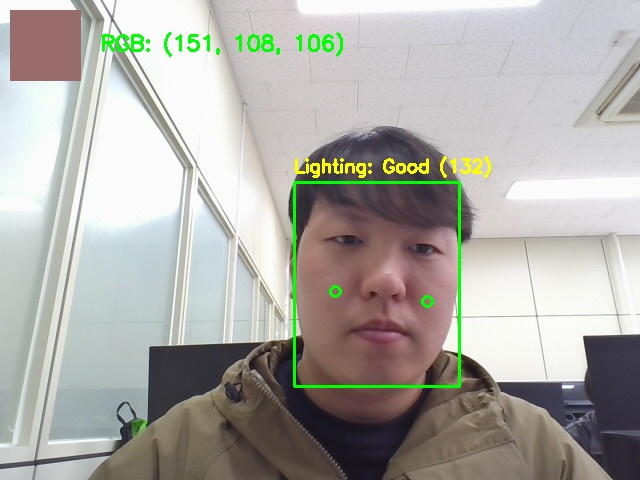
#> input picture Colorlog/ColorLog_Engine/analysis/saves/skin_tone_20260331_132713.jpg, 640 x 480 px
$ python -i lighting.py   (imports and definitions only)
#> lines starting #> are read from the running program, lines starting #| are printed output that depends on the picture
import cv2
import numpy as np


# [42 lines left out: function analyze_lighting, not called in this run]


def _srgb_to_linear(img_rgb_u8):
    x = img_rgb_u8.astype(np.float32) / 255.0
    return np.where(x <= 0.04045, x / 12.92, ((x + 0.055) / 1.055) ** 2.4)


def _linear_to_srgb(img_rgb_linear):
    x = np.clip(img_rgb_linear, 0.0, 1.0)
    s = np.where(x <= 0.0031308, 12.92 * x, 1.055 * (x ** (1.0 / 2.4)) - 0.055)
    return (np.clip(s, 0.0, 1.0) * 255.0).astype(np.uint8)


def _robust_channel_mean(rgb_linear, low_pct=2.0, high_pct=98.0):
    means = []
    for c in range(3):
        ch = rgb_linear[:, :, c].reshape(-1)
        lo, hi = np.percentile(ch, [low_pct, high_pct])
        valid = ch[(ch >= lo) & (ch <= hi)]
        means.append(float(valid.mean()) if valid.size else float(ch.mean()))
    return np.array(means, dtype=np.float32)


def _detect_overprocessed_score(frame_bgr):
    hsv = cv2.cvtColor(frame_bgr, cv2.COLOR_BGR2HSV)
    sat = hsv[:, :, 1].astype(np.float32)
    val = hsv[:, :, 2].astype(np.float32)

    high_sat_ratio = float(np.mean(sat > 220.0))
    clip_ratio = float(np.mean(val > 250.0))

    return float(np.clip(0.6 * high_sat_ratio + 0.4 * clip_ratio, 0.0, 1.0))


def apply_wb_with_blue_control(frame_bgr, prev_gain_rgb=None, ema_beta=0.8):
    """
    자연광/형광등 환경 차이를 줄이기 위한 자동 화이트밸런스 보정.
    - blue cast가 높으면 B 채널 보정을 제한해 청광 영향 완화
    - gray-world 기반 채널 게인
    - 과보정 이미지일수록 보정 강도를 자동으로 완화
    - 연속 프레임 처리 시 EMA로 게인을 스무딩
    """
    eps = 1e-6

    rgb_u8 = np.asarray(cv2.cvtColor(frame_bgr, cv2.COLOR_BGR2RGB), dtype=np.uint8)
    rgb_linear = _srgb_to_linear(rgb_u8)

    means = _robust_channel_mean(rgb_linear)  # R, G, B
    rm, gm, bm = float(means[0]), float(means[1]), float(means[2])

    blue_cast = bm / (((rm + gm) * 0.5) + eps)
    overprocessed_score = _detect_overprocessed_score(frame_bgr)

    base_alpha = 0.65
    alpha = base_alpha * (1.0 - 0.6 * overprocessed_score)

    target = float(np.mean(means))
    g_r = target / (rm + eps)
    g_g = target / (gm + eps)
    g_b = target / (bm + eps)

    blue_reduce = float(np.clip((blue_cast - 1.03) * 0.45, 0.0, 0.12))
    if blue_cast > 1.03:
        g_b = min(g_b, 1.0 - blue_reduce)

    gain_rgb = np.array(
        [
            (1.0 - alpha) + alpha * g_r,
            (1.0 - alpha) + alpha * g_g,
            (1.0 - alpha) + alpha * g_b,
        ],
        dtype=np.float32,
    )
    gain_rgb = np.clip(gain_rgb, 0.85, 1.18)

    if prev_gain_rgb is not None:
        prev_gain_rgb = np.asarray(prev_gain_rgb, dtype=np.float32)
        if prev_gain_rgb.shape == (3,):
            gain_rgb = ema_beta * prev_gain_rgb + (1.0 - ema_beta) * gain_rgb

    corrected_linear = rgb_linear * gain_rgb[None, None, :]
    out_rgb_u8 = _linear_to_srgb(corrected_linear)
    corrected_bgr = cv2.cvtColor(out_rgb_u8, cv2.COLOR_RGB2BGR)

    debug = {
        "blue_cast": float(blue_cast),
        "overprocessed_score": float(overprocessed_score),
        "alpha": float(alpha),
        "gain_rgb": [float(gain_rgb[0]), float(gain_rgb[1]), float(gain_rgb[2])],
    }
    return corrected_bgr, debug

# [9 lines left out: function rgb_to_lab, not called in this run]

>>> import cv2
>>> picture = cv2.imread('saves/skin_tone_20260331_132713.jpg')
#> picture is the input picture: shape (480, 640, 3); mean B, G, R 166.7, 172.1, 173.7
>>> result = apply_wb_with_blue_control(picture)
#> in _srgb_to_linear, `return np.where(x <= 0.04045, x / 12.92, ((x + 0.055) / 1.055) ** 2.4)`:
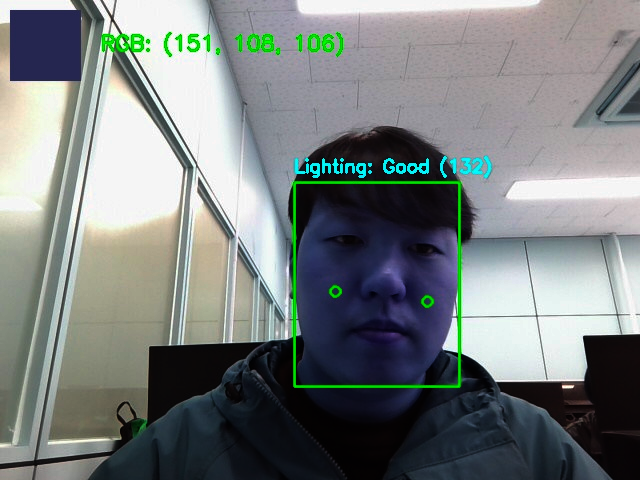
#> returned value: shape (480, 640, 3) float32; mean of channels 0, 1, 2 0.501, 0.502, 0.478; drawn as B, G, R
#> the loop in _robust_channel_mean, `for c in range(3):` made 3 passes
#> (lo, hi) on passes 1 to 3: (0.0137, 0.965), (0.0144, 0.973), (0.0152, 0.965)
#> after the loop in _robust_channel_mean, `for c in range(3):`: means = [0.504, 0.505, 0.481]
#> in apply_wb_with_blue_control, `rm, gm, bm = float(means[0]), float(means[1]), float(means[2])`: rm = 0.504; gm = 0.505; bm = 0.481
#> in apply_wb_with_blue_control, `blue_cast = bm / (((rm + gm) * 0.5) + eps)`: blue_cast = 0.953
#> in _detect_overprocessed_score, `hsv = cv2.cvtColor(frame_bgr, cv2.COLOR_BGR2HSV)`: hsv: shape (480, 640, 3); mean H, S, V 69.2, 31.1, 180.2
#> in _detect_overprocessed_score, `sat = hsv[:, :, 1].astype(np.float32)`:
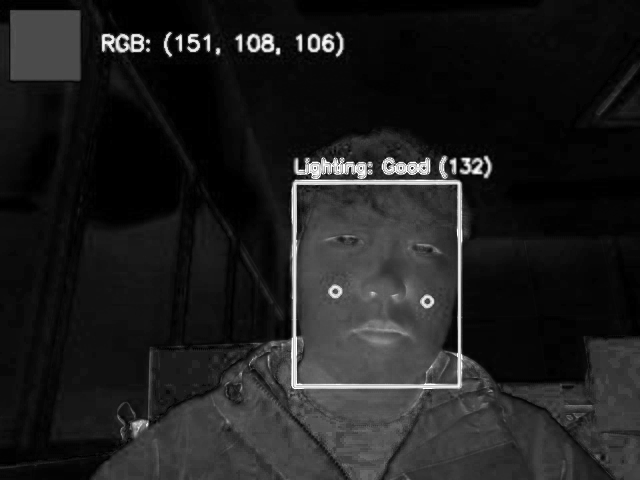
#> sat: shape (480, 640) float32; min 0, max 255, mean 31.1
#> in _detect_overprocessed_score, `val = hsv[:, :, 2].astype(np.float32)`:
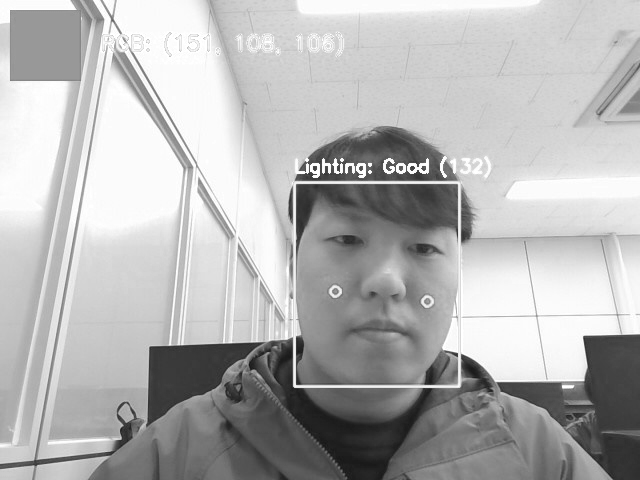
#> val: shape (480, 640) float32; min 21, max 255, mean 180.2
#> in _detect_overprocessed_score, `high_sat_ratio = float(np.mean(sat > 220.0))`: high_sat_ratio = 0.00807
#> in _detect_overprocessed_score, `clip_ratio = float(np.mean(val > 250.0))`: clip_ratio = 0.113
#> in apply_wb_with_blue_control, `overprocessed_score = _detect_overprocessed_score(frame_bgr)`: overprocessed_score = 0.0501
#> in apply_wb_with_blue_control, `alpha = base_alpha * (1.0 - 0.6 * overprocessed_score)`: alpha = 0.63
#> in apply_wb_with_blue_control, `target = float(np.mean(means))`: target = 0.496
#> in apply_wb_with_blue_control, `g_r = target / (rm + eps)`: g_r = 0.986
#> in apply_wb_with_blue_control, `g_g = target / (gm + eps)`: g_g = 0.983
#> in apply_wb_with_blue_control, `g_b = target / (bm + eps)`: g_b = 1.03
#> in apply_wb_with_blue_control, `blue_reduce = float(np.clip((blue_cast - 1.03) * 0.45, 0.0, 0.12))`: blue_reduce = 0
#> in apply_wb_with_blue_control, `gain_rgb = np.array( [ (1.0 - alpha) + alpha * g_r, (1.0 - alpha) + al..`: gain_rgb = [0.991, 0.989, 1.02]
#> in apply_wb_with_blue_control, `corrected_linear = rgb_linear * gain_rgb[None, None, :]`:
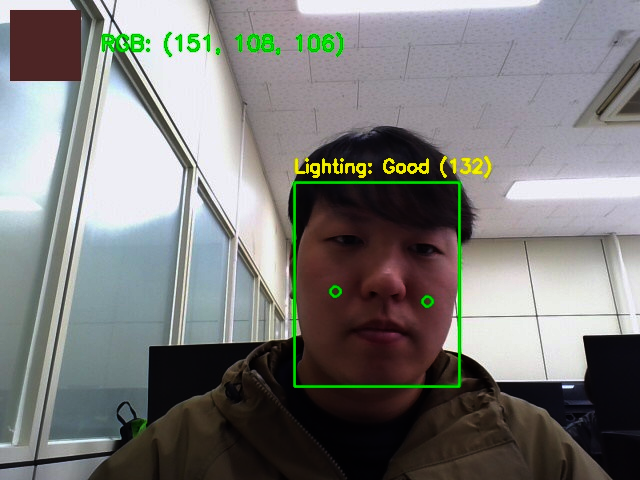
#> corrected_linear: shape (480, 640, 3) float32; mean R, G, B 0.496, 0.497, 0.488; drawn with min black and max white
#> in _linear_to_srgb, `return (np.clip(s, 0.0, 1.0) * 255.0).astype(np.uint8)`:
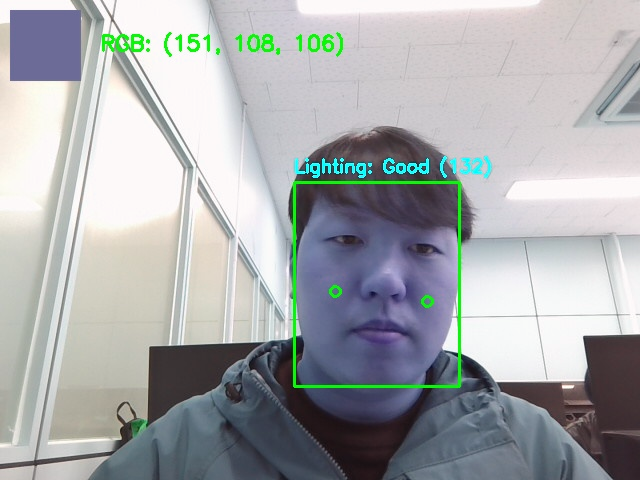
#> returned value: shape (480, 640, 3); mean of channels 0, 1, 2 172.6, 170.8, 167.7; drawn as B, G, R
#> in apply_wb_with_blue_control, `debug = { "blue_cast": float(blue_cast), "overprocessed_score": float(..`: debug = {'blue_cast': 0.953, 'overprocessed_score': 0.0501, 'alpha': 0.63, 'gain_rgb': [0.991, 0.989, 1.02]}
